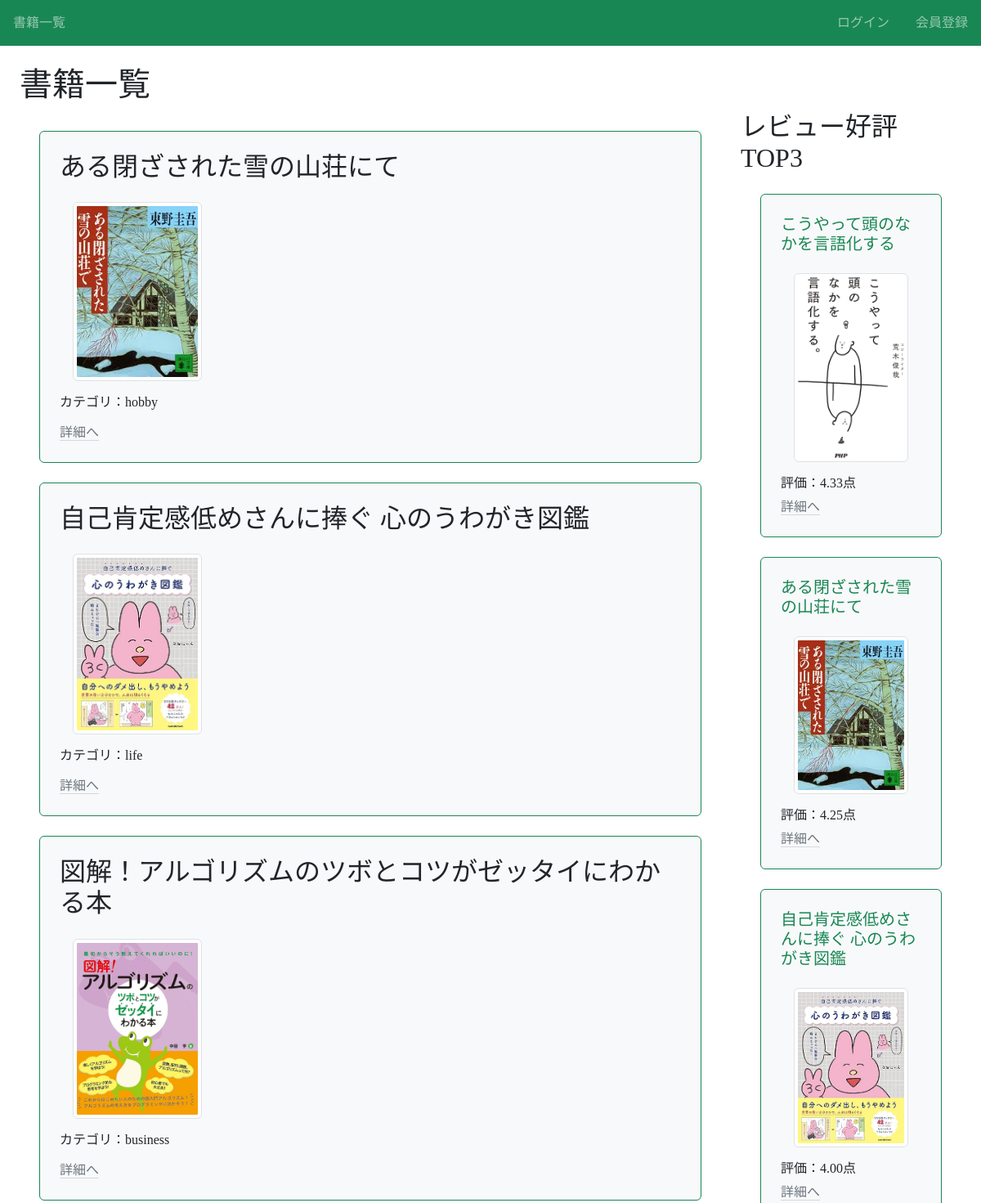
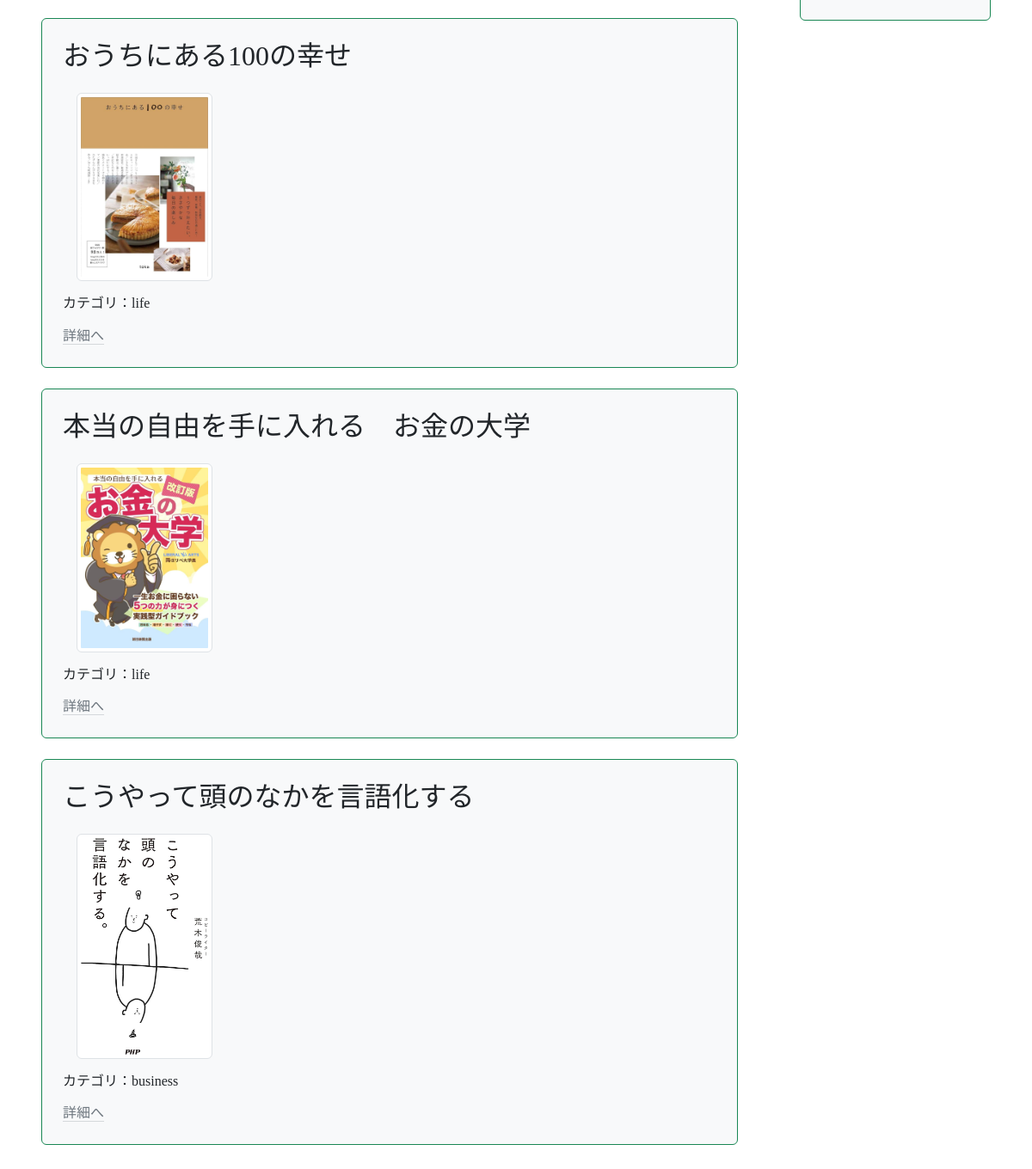
The page / on the database its author committed (2 pictures, top to bottom).
### book/models.py (models this page shows, shortened)
class Shelf(models.Model):
    title = models.CharField(max_length=100)
    text = models.TextField()
    thumbnail = models.ImageField(null=True, blank=True)
    category = models.CharField(
        max_length=100,
        choices=CATEGORY,
    )
    user = models.ForeignKey("auth.User", on_delete=models.CASCADE)

### book/views.py (the view)
# urls.py: path('', views.ListBookView.as_view(), name='list-book'),
class ListBookView(generic.ListView):
    template_name = 'book/book_list.html'
    model = Shelf
    context_object_name = 'Shelf'
    queryset = Shelf.objects.all().order_by('-id')  # 登録順（降順）に並べ替え
    def get_context_data(self, **kwargs):
        context = super().get_context_data(**kwargs)
        ranking_list = (
            Shelf.objects.annotate(avg_rating=Avg('reviews__rate')).order_by('-avg_rating')[:3]  # 修正部分
        )
        context['ranking_list'] = ranking_list
        return context

### templates/book/book_list.html (shortened to what this page needs)
{% extends "base.html" %}
{% block h1 %}書籍一覧{% endblock %}
{% block content %}
<div class="row">
  <div class="col-md-9">
  {% for item in Shelf %}
    <div class="p-4 m-4 bg-light border border-success rounded">
      <h2 class="text-sccess">{{ item.title }}</h2>
      {% if item.thumbnail %}
    <div class="w-25 p-3">
      <img src="{{ item.thumbnail.url }}" class="img-thumbnail">
    </div>
  {% else %}
    <p>No thumbnail available</p>
  {% endif %}
      <h6 class="fw-light">カテゴリ：{{ item.category }}</h6>
      <div class="mt-3">
        <a href="{% url 'detail-book' item.pk %}" class="link-secondary link-offset-2 link-underline-opacity-25 link-underline-opacity-100-hover">詳細へ</a>
      </div>
    </div>
  {% endfor %}
</div>
<div class="col-md-3">
  <h2>レビュー好評　TOP3</h2>
  {% for ranking_book in ranking_list %}
    <div class="p-4 m-4 bg-light border border-success rounded">
      <h3 class="text-success h5">{{ ranking_book.title }}</h3>
      <div class="w-80 p-3">
        <img src="{{ ranking_book.thumbnail.url }}" class="img-thumbnail" >
      </div>
      <h6>評価：{{ ranking_book.avg_rating|floatformat:2 }}点</h6>
      <a href="{% url 'detail-book' ranking_book.id %}" class="link-secondary link-offset-2 link-underline-opacity-25 link-underline-opacity-100-hover">詳細へ</a>
    </div>
  {% endfor %}
</div>
</div>
{% endblock %}

### templates/base.html (shortened to what this page needs)
<!DOCTYPE html>
<html lang="ja">
<head>
    <link href="https://cdn.jsdelivr.net/npm/bootstrap@5.3.0/dist/css/bootstrap.min.css" rel="stylesheet">
</head>
<body>
    <nav class="navbar navbar-dark bg-success sticky-top">
        <div class="navbar-nav d-flex flex-row">
            <a href="{% url 'list-book' %}" class="nav-link mx-3">書籍一覧</a>
        </div>
        <div class="navbar-nav d-flex flex-row">
            {% if user.is_authenticated %}
                <span class="navbar-text mx-3">{{ user }}でログイン中</span>
                <a href="{% url 'logout' %}" class="nav-link mx-3">ログアウト</a>
            {% else %}
                <a href="{% url 'login' %}" class="nav-link mx-3">ログイン</a>
                <a href="{% url 'accounts:signup' %}" class="nav-link mx-3">会員登録</a>
            {% endif %}
        </div>
    </nav>
    <div class="p-4">
        <h1>{% block h1 %}{% endblock %}</h1>
        {% block content %}{% endblock %}
    </div>
</body>
</html>

### templates/base.html (style rules this page uses)
body { font-family: "Noto Serif JP", serif; }

### rows shown on the page
Shelf: title "ある閉ざされた雪の山荘にて", thumbnail (picture), category "hobby", avg_rating "4.25"
Shelf: title "自己肯定感低めさんに捧ぐ 心のうわがき図鑑", thumbnail (picture), category "life", avg_rating "4.00"
Shelf: title "図解！アルゴリズムのツボとコツがゼッタイにわかる本", thumbnail (picture), category "business"
Shelf: title "おうちにある100の幸せ", thumbnail (picture), category "life"
Shelf: title "本当の自由を手に入れる お金の大学", thumbnail (picture), category "life"
Shelf: title "こうやって頭のなかを言語化する", thumbnail (picture), category "business", avg_rating "4.33"
